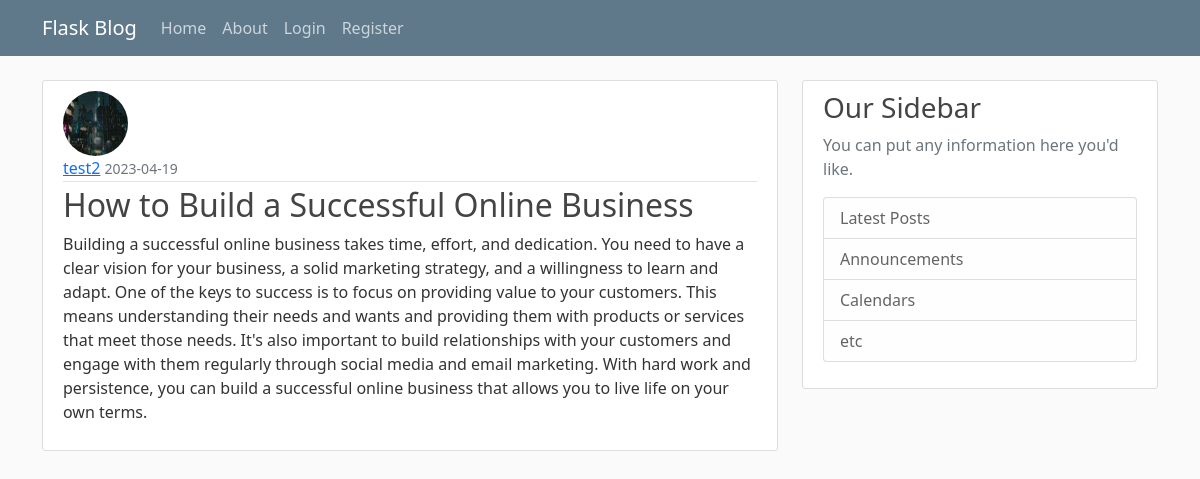
The page /posts/2 on the database its author committed.
### flaskBlog/models.py (models this page shows, shortened)
class Users(db.Model, UserMixin):
    id = db.Column(db.Integer, primary_key=True)
    username = db.Column(db.String(20), unique=True, nullable=False)
    email = db.Column(db.String(120), unique=True, nullable=False)
    image_file = db.Column(db.String(20), nullable=False, default='default.jpg')
    password = db.Column(db.String(60), nullable=False)
    posts = db.relationship('Post', backref='author', lazy=True)

class Post(db.Model):
    id = db.Column(db.Integer, primary_key=True)
    title = db.Column(db.String(100), nullable=False)
    date_posted = db.Column(db.DateTime, nullable=False, default=datetime.utcnow)
    content = db.Column(db.Text, nullable=False)
    user_id = db.Column(db.Integer, db.ForeignKey('users.id'), nullable=False)

### flaskBlog/routes.py (the view)
@app.route("/posts/<int:post_id>")
def post(post_id):
    post = Post.query.get_or_404(post_id)
    return render_template('post.html', title=post.title, post=post)

### flaskBlog/templates/post.html (shortened to what this page needs)
{% extends "layout.html" %}
{% block content %}
<article class="media content-section">
  <img src="{{ url_for('static', filename='profile_pics/' + post.author.image_file )}}" alt="{{ post.author.username }} profile picture" class="rounded-circle article-img">
  <div class="media-body">
    <div class="article-metadata">
      <a class="mr-2" href="{{ url_for('user_posts', username=post.author.username )}}">{{ post.author.username }}</a>
      <small class="text-muted">{{ post.date_posted.strftime('%Y-%m-%d') }}</small>
    </div>
    <h2 class="article-title">{{ post.title }}</h2>
    <p class="article-content">{{ post.content }}</p>
  </div>
</article>
{% endblock content %}

### flaskBlog/static/main.css (style rules this page uses)
body { background: #fafafa; color: #333333; margin-top: 5rem; }
h1, h2, h3, h4, h5, h6 { color: #444444; }
.content-section { background: #ffffff; padding: 10px 20px; border: 1px solid #dddddd; border-radius: 3px; margin-bottom: 20px; }
.article-title { color: #444444; }
.article-content { white-space: pre-line; }
.article-img { height: 65px; width: 65px; margin-right: 16px; }
.article-metadata { padding-bottom: 1px; margin-bottom: 4px; border-bottom: 1px solid #e3e3e3 }

### rows shown on the page
Users: image_file (picture), author.username "test2"
Post: date_posted "2023-04-19", title "How to Build a Successful Online Business", content "Building a successful online business takes time, effort, and dedication. You need to have a clear vision for your business, a solid marketing strategy, and a willingness to learn and adapt. One of the keys to success is to focus on providing value to your customers. This means understanding their needs and wants and providing them with products or services that meet those needs. It's also important to build relationships with your customers and engage with them regularly through social media and email marketing. With hard work and persistence, you can build a successful online business that allows you to live life on your own terms."
